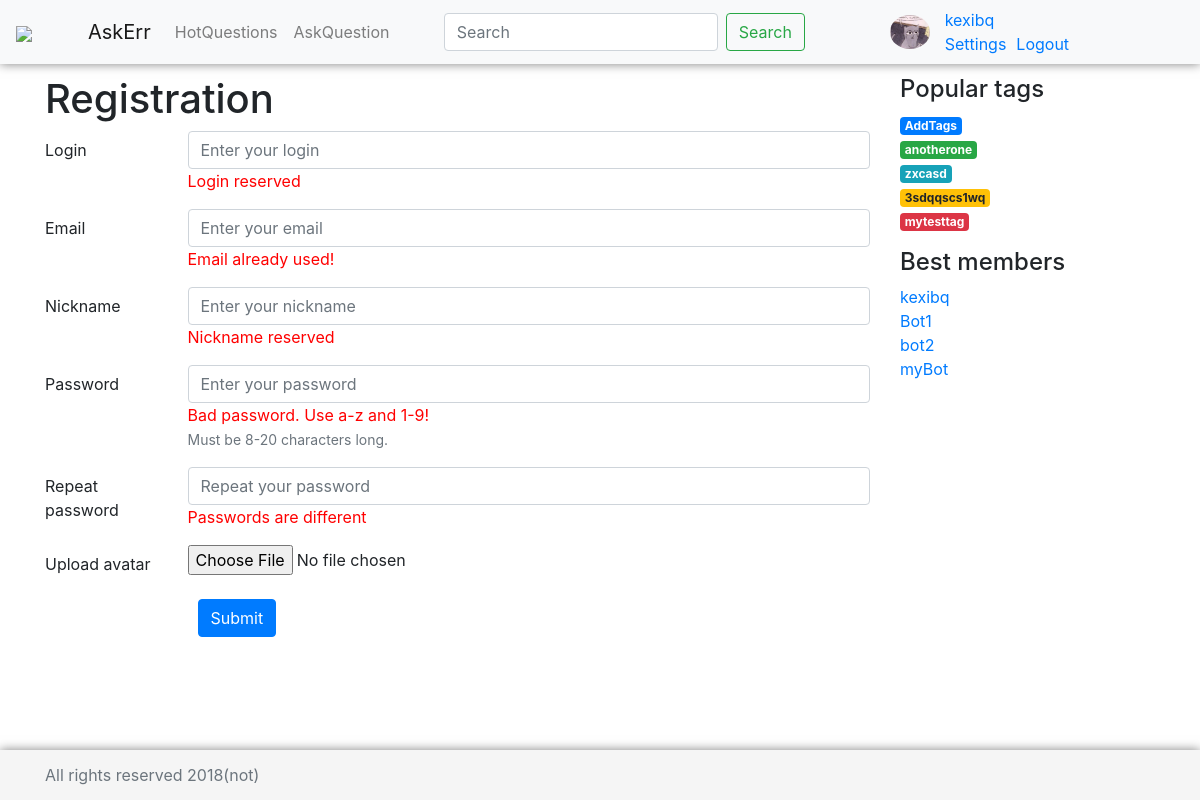
Page /registration/ (signed in) on the committed database.
### questions/models.py (models this page shows)
class User(AbstractUser):
    email = models.EmailField(unique=True)
    upload = models.ImageField(default='user.png',upload_to='uploads/%Y/%m/%d')

class Tag(models.Model):
    title = models.CharField(max_length=120, verbose_name=u"Заголовок ярлыка")
    def __str__(self):
        return self.title

### questions/views.py (the view)
# urls.py: path('registration/',views.registration, name='registration'),
def registration(request):
    tags = randomQuerySet(Tag.objects.all(), 5)
    users = User.objects.all()
    return render(request, 'registration.html', {'tags':tags,'users':users, 'page_title':'Registration'})

### questions/otherfuncs.py (called while the page is built)
def randomQuerySet(items, size): # сделать ModelManager для Tag и кинуть туда
    result = []
    ls = []
    if (size > items.count()):
        return items
    num = random.randrange(0, items.count())
    for i in range(size):
        while (num in ls):
            num = random.randrange(0, items.count())
        ls.append(num)
    for i in range(size):
        result.append(items[ls[i]])
    return result

### templates/registration.html
{% extends 'base.html' %}
{% block left-side %}
            <h1>Registration</h1>
            <form class="form-group">
                <div class="form-group row has-warning">
                    <label for="LoginInput" class="col-sm-2 col-form-label">Login</label>
                    <div class="col-sm-10">
                        <div><input  class="form-control" name="LoginInput" placeholder="Enter your login "></div>
                        <div class="attention">Login reserved</div>
                    </div>
                </div>
                <div class="form-group row has-warning">
                    <label for="emailinput" class="col-sm-2 col-form-label">Email</label>
                    <div class="col-sm-10">
                        <input type="email" class="form-control"  name="EmailInput" placeholder="Enter your email">
                        <div class="attention">Email already used!</div>
                    </div>
                </div>
                <div class="form-group row has-warning">
                    <label for="nickinput" class="col-sm-2 col-form-label">Nickname</label>
                    <div class="col-sm-10">
                        <input type="email" class="form-control"  name="NickInput" placeholder="Enter your nickname">
                        <div class="attention">Nickname reserved</div>
                    </div>
                </div>
                <div class="form-group row has-warning">
                    <label for="inputPassword" class="col-sm-2 col-form-label">Password</label>
                    <div class="col-sm-10">
                        <input type="password" class="form-control"  name="inputPassword" placeholder="Enter your password">
                        <div class="attention">Bad password. Use a-z and 1-9!</div>
                        <small class="text-muted">
                            Must be 8-20 characters long. </small>
                    </div>
                </div>
                <div class="form-group row has-warning">
                    <label for="inputPassword" class="col-sm-2 col-form-label">Repeat password</label>
                    <div class="col-sm-10">
                        <input type="password" class="form-control"  name="repeatPassword" placeholder="Repeat your password">
                        <div class="attention">Passwords are different</div>
                    </div>
                </div>
                <div class="form-group row">
                    <label for="exampleInputFile" class="col-sm-2 col-form-label">Upload avatar</label>
                    <div class="col-sm-10">
                        <input type="file" class="form-control-file" name="exampleInputFile" aria-describedby="fileHelp">
                    </div>
                </div>
            </form>
            <div class="col-sm-10 offset-sm-2">
                <button class="btn btn-primary">Submit</button>
            </div>
{% endblock %}

### templates/base.html (shortened to what this page needs)
{% load static %}
<!DOCTYPE html>
<html lang="en">
<head>
    <link href="{% static 'bootstrap/css/bootstrap.min.css' %}" rel="stylesheet">
    <link href="{% static 'css/style.css' %}" rel="stylesheet" type="text/css">
    <link href="{% static 'css/askme.css' %}" rel="stylesheet" type="text/css">
</head>
<body>
    <header>
      <nav class="navbar navbar-expand-md navbar-light fixed-top bg-light my-nav">
          <a class="navbar-brand" href="{% url 'home' %}"><img src="{% static 'img/sitelogo.png' %}" class="navbar-brand logo"></a>
        <a class="navbar-brand" href="{% url 'home' %}">AskErr</a>
        <div class="collapse navbar-collapse" id="navbarCollapse">
          <ul class="navbar-nav mr-auto">
            <li class="nav-item">
              <a class="nav-link" href="{% url 'hot' %}"> HotQuestions </a>
            </li>
            {% if user.is_authenticated %}
            <li class="nav-item">
              <a class="nav-link" href="{% url 'ask-question' %}"> AskQuestion </a>
            </li>
            {% endif %}
          </ul>
          <form class="form-inline mt-2 mt-md-0">
            <input class="form-control mr-sm-2" type="text" placeholder="Search" aria-label="Search">
            <button class="btn btn-outline-success my-2 my-sm-0" type="submit">Search</button>
          </form>
          {% if user.is_authenticated %}
          <img src="{{  user.upload.url }}" class="rounded-circle logo pull-right">
          <div class = "col-md-3 align-self-end">
            <div class ="row">
            <a class="user" href="{% url 'settings' %}" style="padding-left: 15px">{{ user.username }} </a>
            </div>
            <div class ="row">
            <a class="user" href="{% url 'settings' %}" style="padding-left:15px;padding-right: 10px">Settings</a>
            <a class="user" href="{% url 'logout' %}">Logout</a>
            </div>
          </div>
          {% endif %}
        </div>
      </nav>
    </header>
<div class="container">
    <div class="row">
        <div class="col-md-9 ">
            {% block left-side %}
            {% endblock %}
        </div>
        <div class="col-md-3">
            {% block right-side %}
                {% include 'right-side.html' %}
            {% endblock %}
        </div>
    </div>
</div>
<footer class="footer">
    <div class="container">
        <p class="text-muted" style="margin: auto;">All rights reserved 2018(not)</p>
    </div>
</footer>
</body>

### templates/right-side.html
    <h4>Popular tags</h4>
    <ol class="list-unstyled ">
    {% for tag in tags %}
       <li><a class="{% cycle "badge badge-primary" "badge badge-success" "badge badge-info" "badge badge-warning" "badge badge-danger"%}" href="{% url 'questions-on-tag' tag %}"> {{ tag.title }} </a></li>
    {% endfor %}
	</ol>
    <div class="sidebar-module">
        <h4>Best members</h4>
        <ol class="list-unstyled ">
            {% for user in users%}
                    <li><a href="#">{{user.username}}</a></li>
            {% endfor %}
        </ol>
    </div>

### static/css/style.css (style rules this page uses)
body { padding-top: 15px; }
.logo { width: 40px; }
.my-nav { box-shadow: 0 0 10px rgba(0,0,0,0.5); }
footer { box-shadow: 0 0 10px rgba(0,0,0,0.5); background: #F2F2F2; }
.attention { color: red; }

### static/css/askme.css (style rules this page uses)
html { position: relative; min-height: 100%; }
body { margin-bottom: 60px; }
.footer { position: absolute; bottom: 0; width: 100%; height: 50px; line-height: 50px; background-color: #f5f5f5; }
body > .container { padding: 60px 15px 0; }
.footer > .container { padding-right: 15px; padding-left: 15px; }

### rows in the picture
User: upload (picture), username "kexibq"
Tag: title "AddTags"
Tag: title "anotherone"
Tag: title "zxcasd"
Tag: title "3sdqqscs1wq"
Tag: title "mytesttag"
User: username "Bot1"
User: username "bot2"
User: username "myBot"
